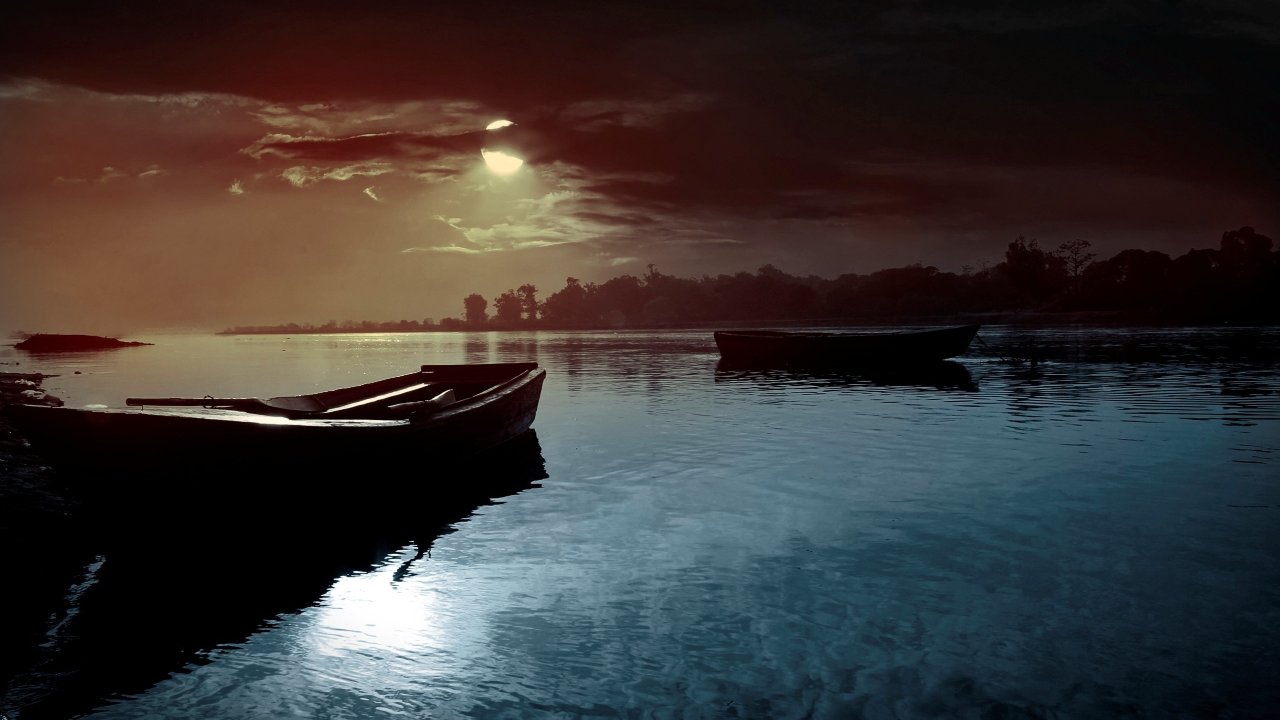
#> input picture Opencv scripts/resize Images/galaxy.jpg, 2560 x 1440 px (shown at 1/2 size); its folder holds only this picture in this run
$ python script1.py
#> lines starting #> are read from the running program, lines starting #| are printed output that depends on the picture
import cv2
import glob

images=glob.glob("*.jpg") #create the list of all the images with jpg extension

for image in images:
    img=cv2.imread(image,0) #read the image
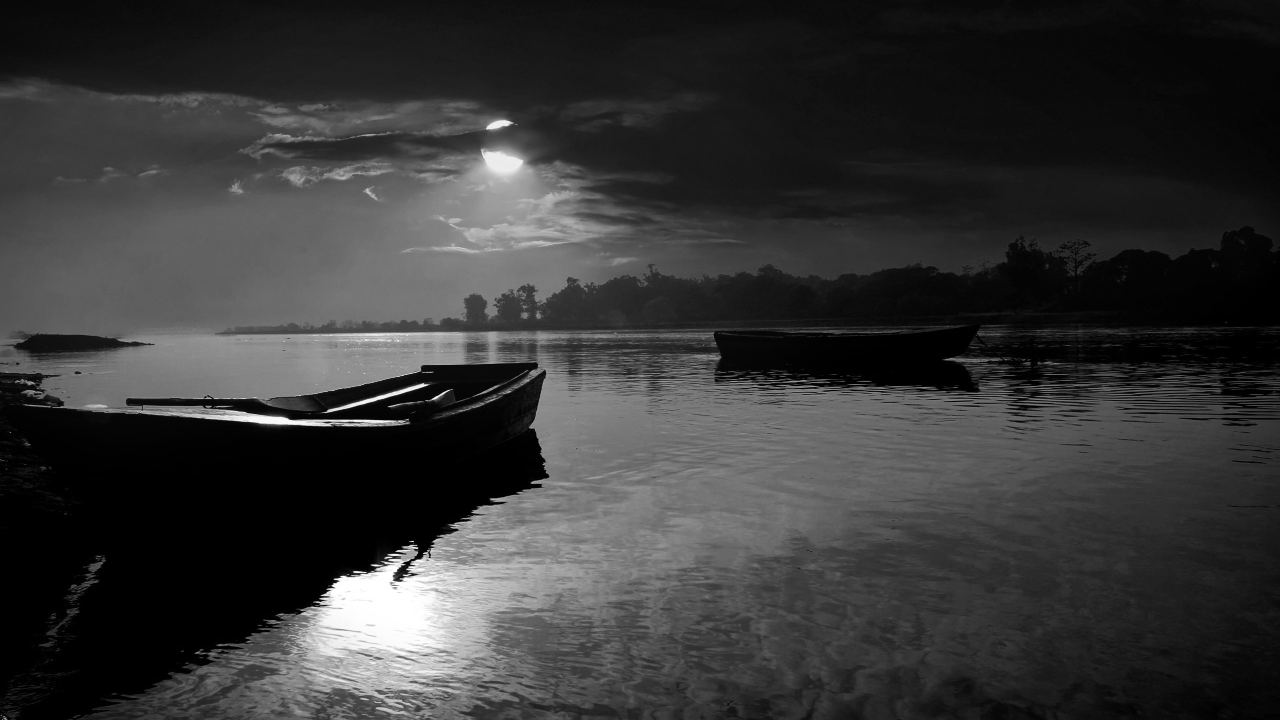
#> img: shape (1440, 2560) (shown at 1/2 size); min 0, max 255, mean 54
    re=cv2.resize(img,(100,100)) #resize the original image
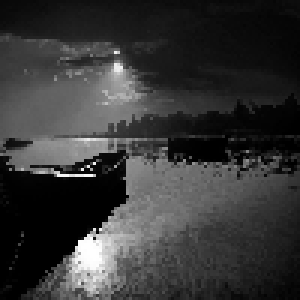
#> re: shape (100, 100) (shown 3 times larger); min 0, max 255, mean 54.2
    cv2.imshow('Hey',re)#open the image on a window
    cv2.waitKey(500) #close the image after 500 milliseconds
    cv2.destroyAllWindows()
    cv2.imwrite("resized"+image,re) #save the new resized image

$ run again, on Opencv scripts/resize Images/news.jpg
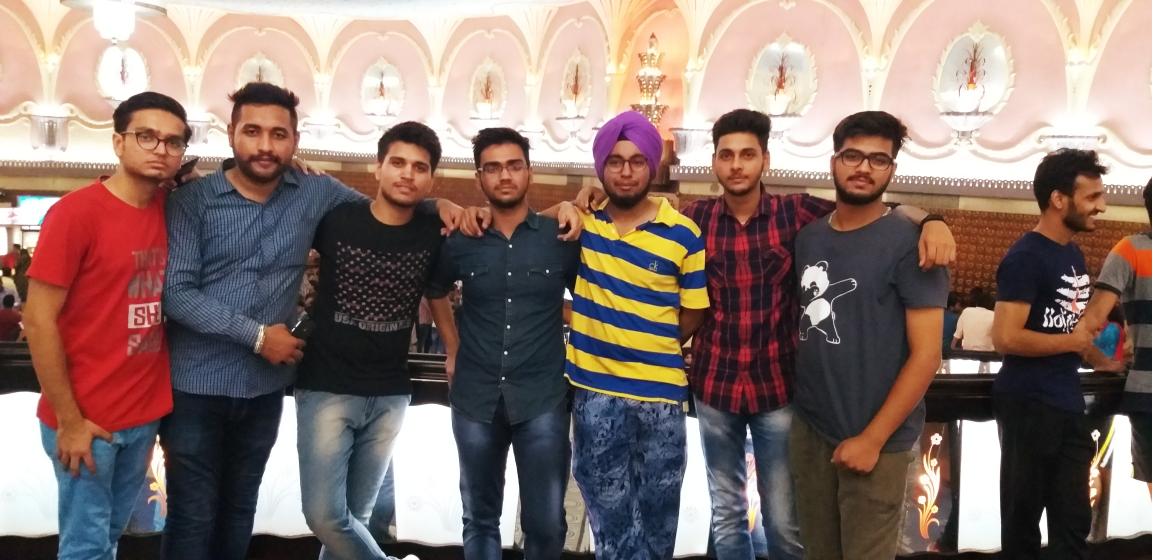
#> input picture Opencv scripts/resize Images/news.jpg, 4608 x 2240 px (shown at 1/4 size)
#> `img=cv2.imread(image,0)`:
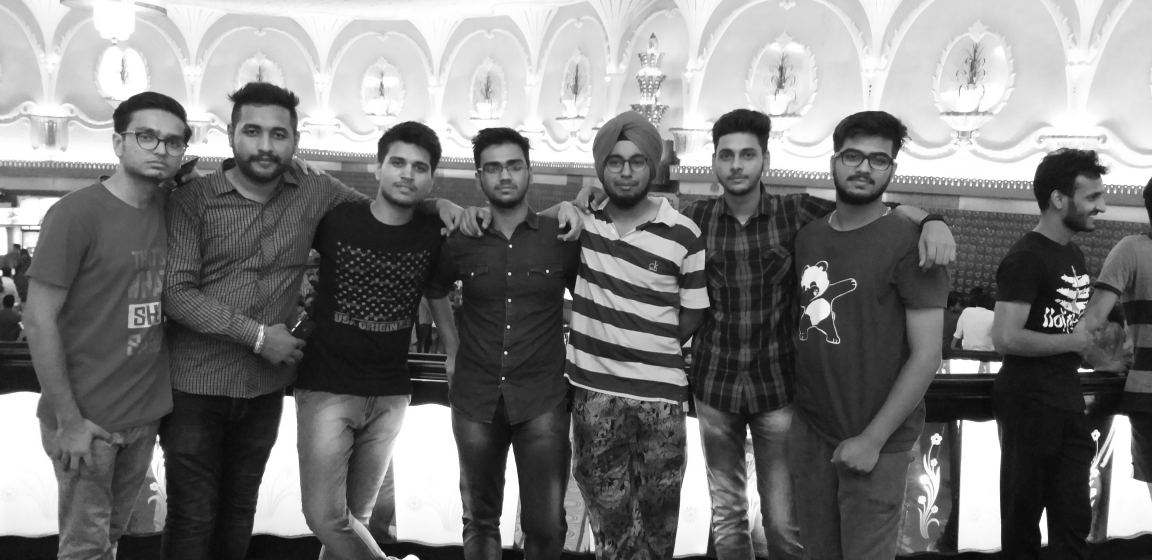
#> img: shape (2240, 4608) (shown at 1/4 size); min 4, max 255, mean 121.9
#> `re=cv2.resize(img,(100,100))`:
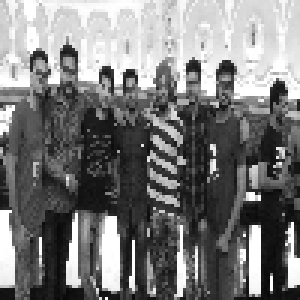
#> re: shape (100, 100) (shown 3 times larger); min 8, max 255, mean 122
